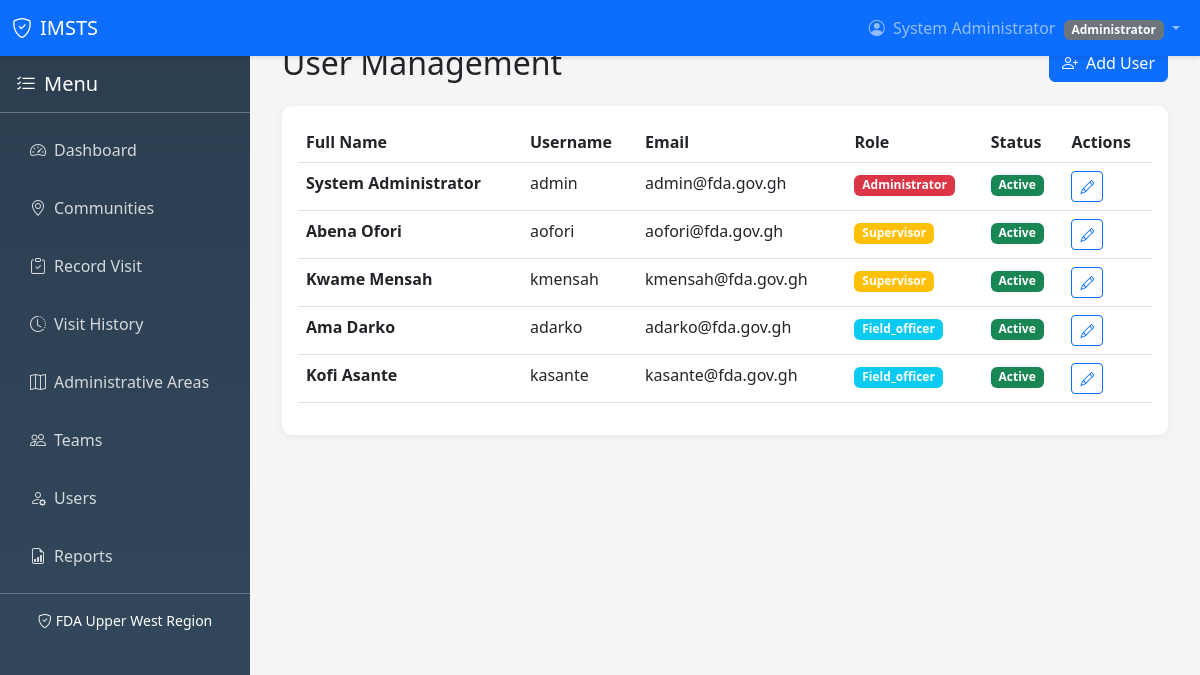
Screenshot of /users/index.php (signed in) with the database file from the repository.
### tables this page shows
CREATE TABLE IF NOT EXISTS users (
    id INT AUTO_INCREMENT PRIMARY KEY,
    full_name VARCHAR(100) NOT NULL,
    username VARCHAR(50) NOT NULL UNIQUE,
    email VARCHAR(100) NOT NULL UNIQUE,
    password VARCHAR(255) NOT NULL,
    role ENUM('administrator', 'supervisor', 'field_officer') NOT NULL DEFAULT 'field_officer',
    status ENUM('active', 'inactive') NOT NULL DEFAULT 'active',
    created_at TIMESTAMP DEFAULT CURRENT_TIMESTAMP,
    updated_at TIMESTAMP DEFAULT CURRENT_TIMESTAMP ON UPDATE CURRENT_TIMESTAMP
);

### includes/functions.php (called while the page is built, shortened)
<?php
require_once 'config/database.php';
function getUsers() {
    $sql = "SELECT id, full_name, username, email, role, status, created_at FROM users ORDER BY role, full_name";
    return fetchAll($sql);
}
?>

### config/database.php (called while the page is built, shortened)
<?php
$databaseUrl = getenv('DATABASE_URL');
if ($databaseUrl) {
    $parsedUrl = parse_url($databaseUrl);
    $dbHost = $parsedUrl['host'];
    $dbPort = $parsedUrl['port'] ?? 5432;
    $dbName = ltrim($parsedUrl['path'], '/');
    $dbUser = $parsedUrl['user'];
    $dbPass = $parsedUrl['pass'];
    $dbType = 'pgsql';
} else {
    $dbType = 'mysql';
    $dbHost = 'localhost';
    $dbName = 'imsts_db';
    $dbUser = 'root';
    $dbPass = '';
    $dbPort = 3306;
}
try {
    if ($dbType === 'pgsql') {
        $dsn = "pgsql:host=$dbHost;port=$dbPort;dbname=$dbName";
        $options = [
            PDO::ATTR_ERRMODE => PDO::ERRMODE_EXCEPTION,
            PDO::ATTR_DEFAULT_FETCH_MODE => PDO::FETCH_ASSOC,
            PDO::ATTR_EMULATE_PREPARES => false,
        ];
        $pdo = new PDO($dsn, $dbUser, $dbPass, $options);
    } else {
        $dsn = "mysql:host=$dbHost;port=$dbPort;dbname=$dbName;charset=utf8mb4";
        $options = [
            PDO::ATTR_ERRMODE => PDO::ERRMODE_EXCEPTION,
            PDO::ATTR_DEFAULT_FETCH_MODE => PDO::FETCH_ASSOC,
            PDO::ATTR_EMULATE_PREPARES => false,
        ];
        $pdo = new PDO($dsn, $dbUser, $dbPass, $options);
    }
} catch (PDOException $e) {
    error_log("Database Connection Error: " . $e->getMessage());
    die("Database connection failed. Please check your configuration.");
}
function executeQuery($sql, $params = []) {
    global $pdo;
    try {
        $stmt = $pdo->prepare($sql);
        $stmt->execute($params);
        return $stmt;
    } catch (PDOException $e) {
        error_log("Query Error: " . $e->getMessage());
        throw $e;
    }
}
function fetchAll($sql, $params = []) {
    $stmt = executeQuery($sql, $params);
    return $stmt->fetchAll();
}
?>

### users/index.php (the view, shortened to what this page needs)
<?php
require_once '../includes/functions.php';
$users = getUsers();
include '../includes/header.php';
?>
<div class="d-flex justify-content-between align-items-center mb-4">
    <div><h2 class="mb-0">User Management</h2></div>
    <a href="add.php" class="btn btn-primary"><i class="bi bi-person-plus me-2"></i>Add User</a>
</div>
<div class="card">
    <div class="card-body">
        <div class="table-responsive">
            <table class="table table-hover">
                <thead><tr><th>Full Name</th><th>Username</th><th>Email</th><th>Role</th><th>Status</th><th>Actions</th></tr></thead>
                <tbody>
                    <?php foreach ($users as $user): ?>
                    <tr>
                        <td><strong><?php echo htmlspecialchars($user['full_name']); ?></strong></td>
                        <td><?php echo htmlspecialchars($user['username']); ?></td>
                        <td><?php echo htmlspecialchars($user['email']); ?></td>
                        <td><span class="badge bg-<?php echo $user['role'] === 'administrator' ? 'danger' : ($user['role'] === 'supervisor' ? 'warning' : 'info'); ?>"><?php echo ucfirst($user['role']); ?></span></td>
                        <td><span class="badge bg-<?php echo $user['status'] === 'active' ? 'success' : 'secondary'; ?>"><?php echo ucfirst($user['status']); ?></span></td>
                        <td><a href="edit.php?id=<?php echo $user['id']; ?>" class="btn btn-sm btn-outline-primary"><i class="bi bi-pencil"></i></a></td>
                    </tr>
                    <?php endforeach; ?>
                </tbody>
            </table>
        </div>
    </div>
</div>
<?php include '../includes/footer.php'; ?>

### includes/header.php (style rules this page uses)
body { background-color: #f5f5f5; }
.card { border: none; border-radius: 10px; box-shadow: 0 2px 10px rgba(0,0,0,0.05); margin-bottom: 20px; }

### rows the page displays
users: full_name "System Administrator", username "admin", email "admin@fda.gov.gh", role "Administrator", status "Active"
users: full_name "Abena Ofori", username "aofori", email "aofori@fda.gov.gh", role "Supervisor", status "Active"
users: full_name "Kwame Mensah", username "kmensah", email "kmensah@fda.gov.gh", role "Supervisor", status "Active"
users: full_name "Ama Darko", username "adarko", email "adarko@fda.gov.gh", role "Field_officer", status "Active"
users: full_name "Kofi Asante", username "kasante", email "kasante@fda.gov.gh", role "Field_officer", status "Active"

### other values shown
$_SESSION['full_name'] "System Administrator"
$_SESSION['role'] "Administrator"
